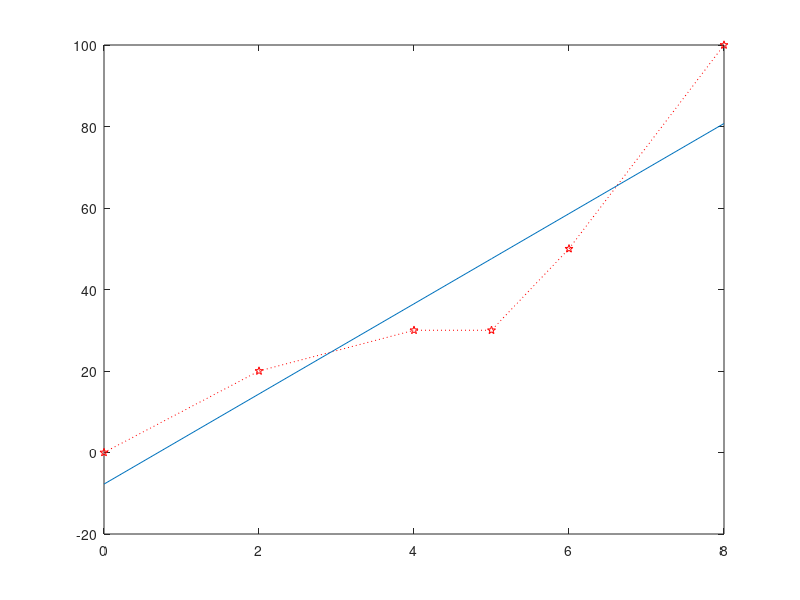

Reproduce this figure in MATLAB.
b = [1, 1, 1, 1, 1, 1; 0, 2, 4, 5, 6, 8];
c = [1, 0; 1, 2; 1, 4; 1, 5; 1, 6; 1, 8];
d = [0; 20; 30; 30; 50; 100];

disp("matrix b");
disp(b);

disp("matrix c");
disp(c);

disp("matrix d");
disp(d);

A = b*c;
Ainv = inv(A);
E = Ainv*b;
F = E*d;


disp("matrix A");
disp(A);

disp("matrix E");
disp(E);


disp("matrix F");
disp(F);

k = F(1);
m = F(2);

xcorrd = [0, 2, 4, 5, 6, 8];
ycorrd = [0; 20; 30; 30; 50; 100];
d=k+m*xcorrd;
plot(xcorrd,ycorrd,"r:p",xcorrd,d);